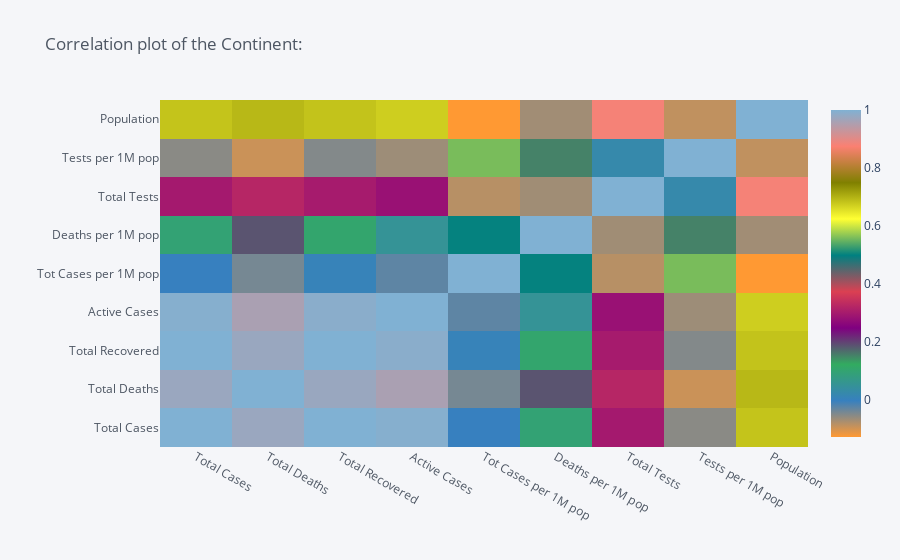

Notebook cell for this chart:
### Code cell
#a=correlationplot(continent) #correlation of data b/w continents
#Make sure you are connected with a internet connection

### Figure 1 — Plotly figure (JSON) as saved in the notebook; plotly's stock layout.template omitted (floating-point values rounded to 4 significant figures)
{"data": [{"colorscale": [[0, "rgb(255, 153, 51)"], [0.1111, "rgb(55, 128, 191)"], [0.2222, "rgb(50, 171, 96)"], [0.3333, "rgb(128, 0, 128)"], [0.4444, "rgb(219, 64, 82)"], [0.5556, "rgb(0, 128, 128)"], [0.6667, "rgb(255, 255, 51)"], [0.7778, "rgb(128, 128, 0)"], [0.8889, "rgb(251, 128, 114)"], [1, "rgb(128, 177, 211)"]], "type": "heatmap", "x": ["Total Cases", "Total Deaths", "Total Recovered", "Active Cases", "Tot Cases per 1M pop", "Deaths per 1M pop", "Total Tests", "Tests per 1M pop", "Population"], "y": ["Total Cases", "Total Deaths", "Total Recovered", "Active Cases", "Tot Cases per 1M pop", "Deaths per 1M pop", "Total Tests", "Tests per 1M pop", "Population"], "z": [[1, 0.9735, 0.9996, 0.9937, -0.003527, 0.09459, 0.2965, -0.05596, 0.6822], [0.9735, 1, 0.9747, 0.957, -0.04338, 0.1852, 0.3212, -0.09643, 0.6932], [0.9996, 0.9747, 1, 0.9903, 0.003944, 0.1041, 0.2994, -0.0517, 0.6829], [0.9937, 0.957, 0.9903, 1, -0.0283, 0.05015, 0.2808, -0.06802, 0.6717], [-0.003527, -0.04338, 0.003944, -0.0283, 1, 0.5004, -0.08435, 0.5577, -0.1296], [0.09459, 0.1852, 0.1041, 0.05015, 0.5004, 1, -0.07013, 0.1512, -0.07058], [0.2965, 0.3212, 0.2994, 0.2808, -0.08435, -0.07013, 1, 0.02207, 0.8806], [-0.05596, -0.09643, -0.0517, -0.06802, 0.5577, 0.1512, 0.02207, 1, -0.09006], [0.6822, 0.6932, 0.6829, 0.6717, -0.1296, -0.07058, 0.8806, -0.09006, 1]], "zmax": 1, "zmin": -0.1296}], "layout": {"legend": {"bgcolor": "#F5F6F9", "font": {"color": "#4D5663"}}, "paper_bgcolor": "#F5F6F9", "plot_bgcolor": "#F5F6F9", "title": {"font": {"color": "#4D5663"}, "text": "Correlation plot of the Continent:"}, "xaxis": {"gridcolor": "#E1E5ED", "showgrid": true, "tickfont": {"color": "#4D5663"}, "title": {"font": {"color": "#4D5663"}, "text": ""}, "zerolinecolor": "#E1E5ED"}, "yaxis": {"gridcolor": "#E1E5ED", "showgrid": true, "tickfont": {"color": "#4D5663"}, "title": {"font": {"color": "#4D5663"}, "text": ""}, "zerolinecolor": "#E1E5ED"}}}
